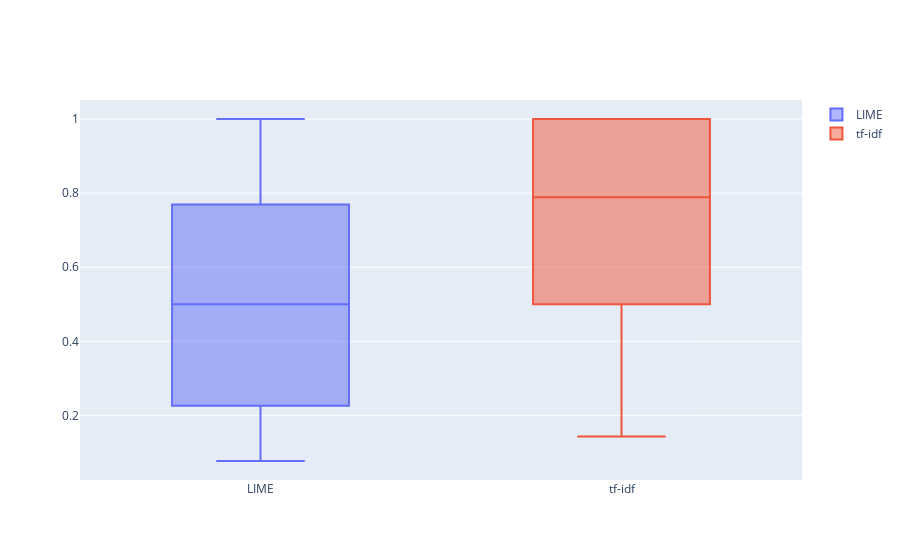

The notebook cell saved with this chart:
### Code cell
compare_boxplots(lime_max_precision, 
                 baseline_max_precision, 
                 'LIME', 
                 'tf-idf', 
                 use_plotly)
